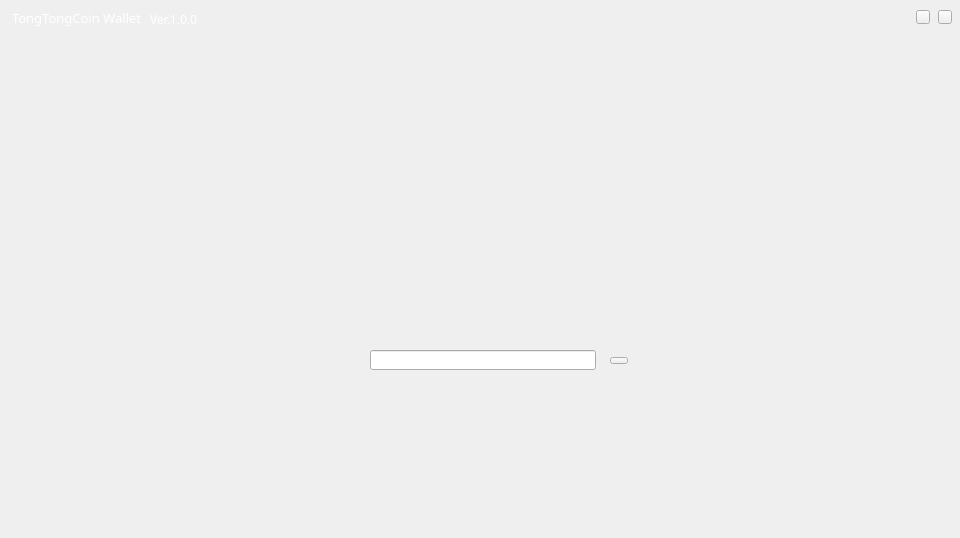
<?xml version="1.0" encoding="UTF-8"?>
<ui version="4.0">
 <class>LockPage</class>
 <widget class="QWidget" name="LockPage">
  <property name="geometry">
   <rect>
    <x>0</x>
    <y>0</y>
    <width>960</width>
    <height>538</height>
   </rect>
  </property>
  <property name="windowTitle">
   <string>Form</string>
  </property>
  <widget class="QLabel" name="logoLabel">
   <property name="geometry">
    <rect>
     <x>390</x>
     <y>150</y>
     <width>221</width>
     <height>112</height>
    </rect>
   </property>
   <property name="font">
    <font>
     <family>Agency FB</family>
     <pointsize>26</pointsize>
     <weight>75</weight>
     <bold>true</bold>
    </font>
   </property>
   <property name="text">
    <string/>
   </property>
  </widget>
  <widget class="QLineEdit" name="pwdLineEdit">
   <property name="geometry">
    <rect>
     <x>370</x>
     <y>350</y>
     <width>226</width>
     <height>20</height>
    </rect>
   </property>
   <property name="font">
    <font>
     <family>微软雅黑</family>
    </font>
   </property>
   <property name="contextMenuPolicy">
    <enum>Qt::DefaultContextMenu</enum>
   </property>
   <property name="echoMode">
    <enum>QLineEdit::Password</enum>
   </property>
   <property name="alignment">
    <set>Qt::AlignCenter</set>
   </property>
   <property name="clearButtonEnabled">
    <bool>false</bool>
   </property>
  </widget>
  <widget class="QToolButton" name="unlockBtn">
   <property name="geometry">
    <rect>
     <x>610</x>
     <y>357</y>
     <width>18</width>
     <height>7</height>
    </rect>
   </property>
   <property name="cursor">
    <cursorShape>PointingHandCursor</cursorShape>
   </property>
   <property name="focusPolicy">
    <enum>Qt::NoFocus</enum>
   </property>
   <property name="text">
    <string/>
   </property>
  </widget>
  <widget class="QLabel" name="lockedLabel">
   <property name="geometry">
    <rect>
     <x>454</x>
     <y>310</y>
     <width>55</width>
     <height>13</height>
    </rect>
   </property>
   <property name="text">
    <string/>
   </property>
  </widget>
  <widget class="QLabel" name="tipLabel">
   <property name="geometry">
    <rect>
     <x>300</x>
     <y>392</y>
     <width>381</width>
     <height>20</height>
    </rect>
   </property>
   <property name="font">
    <font>
     <family>微软雅黑</family>
    </font>
   </property>
   <property name="styleSheet">
    <string notr="true">color: rgb(255, 255, 255);</string>
   </property>
   <property name="text">
    <string/>
   </property>
   <property name="alignment">
    <set>Qt::AlignCenter</set>
   </property>
  </widget>
  <widget class="QToolButton" name="minBtn">
   <property name="geometry">
    <rect>
     <x>916</x>
     <y>10</y>
     <width>14</width>
     <height>14</height>
    </rect>
   </property>
   <property name="cursor">
    <cursorShape>PointingHandCursor</cursorShape>
   </property>
   <property name="focusPolicy">
    <enum>Qt::NoFocus</enum>
   </property>
   <property name="text">
    <string/>
   </property>
  </widget>
  <widget class="QToolButton" name="closeBtn">
   <property name="geometry">
    <rect>
     <x>938</x>
     <y>10</y>
     <width>14</width>
     <height>14</height>
    </rect>
   </property>
   <property name="cursor">
    <cursorShape>PointingHandCursor</cursorShape>
   </property>
   <property name="focusPolicy">
    <enum>Qt::NoFocus</enum>
   </property>
   <property name="text">
    <string/>
   </property>
  </widget>
  <widget class="QLabel" name="chanceLabel">
   <property name="geometry">
    <rect>
     <x>640</x>
     <y>350</y>
     <width>161</width>
     <height>20</height>
    </rect>
   </property>
   <property name="styleSheet">
    <string notr="true">color: rgb(255, 255, 255);</string>
   </property>
   <property name="text">
    <string/>
   </property>
  </widget>
  <widget class="QLabel" name="textLabel">
   <property name="geometry">
    <rect>
     <x>381</x>
     <y>220</y>
     <width>197</width>
     <height>29</height>
    </rect>
   </property>
   <property name="font">
    <font>
     <family>宋体</family>
     <pointsize>24</pointsize>
     <weight>75</weight>
     <bold>true</bold>
    </font>
   </property>
   <property name="styleSheet">
    <string notr="true">color: rgb(255, 255, 255);</string>
   </property>
   <property name="text">
    <string/>
   </property>
   <property name="alignment">
    <set>Qt::AlignCenter</set>
   </property>
  </widget>
  <widget class="QLabel" name="versionLabel_2">
   <property name="geometry">
    <rect>
     <x>12</x>
     <y>10</y>
     <width>141</width>
     <height>16</height>
    </rect>
   </property>
   <property name="font">
    <font>
     <family>微软雅黑</family>
     <pointsize>10</pointsize>
    </font>
   </property>
   <property name="styleSheet">
    <string notr="true">color: rgb(255, 255, 255);</string>
   </property>
   <property name="text">
    <string>TongTongCoin Wallet</string>
   </property>
  </widget>
  <widget class="QLabel" name="versionLabel">
   <property name="geometry">
    <rect>
     <x>150</x>
     <y>12</y>
     <width>81</width>
     <height>14</height>
    </rect>
   </property>
   <property name="font">
    <font>
     <family>微软雅黑</family>
     <pointsize>9</pointsize>
    </font>
   </property>
   <property name="styleSheet">
    <string notr="true">color: rgb(255, 255, 255);</string>
   </property>
   <property name="text">
    <string>Ver.1.0.0</string>
   </property>
  </widget>
 </widget>
 <resources/>
 <connections/>
</ui>
